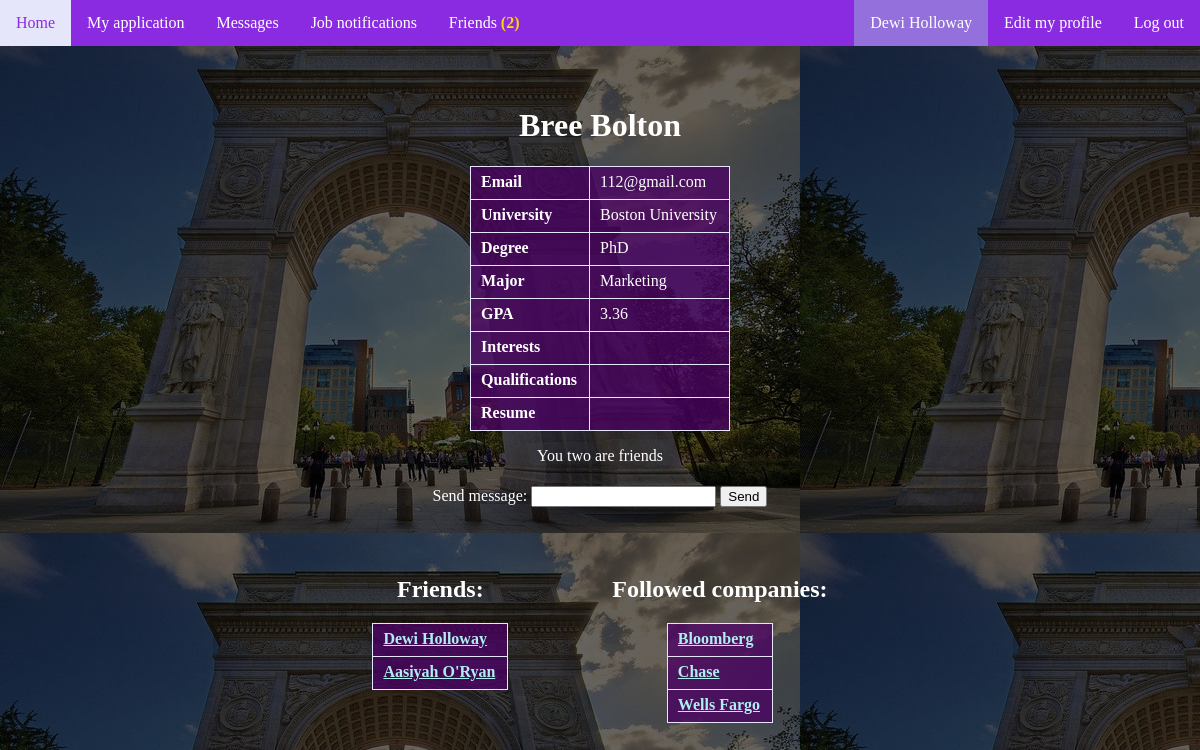
Screenshot of /student.php?id=112 (signed in) with the database file from the repository.
### tables this page shows
CREATE TABLE `Student` (
	`sid` INT NOT NULL,
    `semail` VARCHAR(45) NOT NULL UNIQUE,
	`sname` VARCHAR(45) NOT NULL,
	`spassword` VARCHAR(45) NOT NULL,
	`university` VARCHAR(127),
	`degree` VARCHAR(45),
	`major` VARCHAR(45),
	`GPA` FLOAT(3,2),
	`interests` TEXT,
	`qualifications` TEXT,
	`resume` TEXT,
	`restricted` BIT NOT NULL DEFAULT 0,
	PRIMARY KEY (`sid`)
);

CREATE TABLE `Following` (
	`sid` INT NOT NULL,
	`cid` INT NOT NULL,
	PRIMARY KEY (`sid`, `cid`),
	FOREIGN KEY (`cid`) REFERENCES `Company` (`cid`),
	FOREIGN KEY (`sid`) REFERENCES `Student` (`sid`)
);

CREATE TABLE `Company` (
	`cid` INT NOT NULL,
    `cemail` VARCHAR(45) NOT NULL UNIQUE,
	`cname` VARCHAR(127) NOT NULL,
	`cpassword` VARCHAR(45) NOT NULL,
	`headquarter` VARCHAR(45),
	`industry` VARCHAR(45),
	PRIMARY KEY (`cid`)
);

### student.php (the view, shortened to what this page needs)
<?php
    include_once 'includes/header.php';
    include_once 'includes/dbh.inc.php';
    $sid=$_GET['id'];
    $sql = "SELECT * FROM student WHERE sid = '$sid'";
	$result = mysqli_query($conn, $sql);
 	$sid =$_GET['id'];
	$sql2 = "SELECT cid,cname FROM following NATURAL JOIN company WHERE sid = $sid ";
	$result2 = mysqli_query($conn, $sql2);
	$num2 = mysqli_num_rows($result2);
    $result3 = mysqli_query($conn, "SELECT sid,sname FROM friend NATURAL JOIN student WHERE sid2 = $sid");
    $num3 = mysqli_num_rows($result3);
?>
<!DOCTYPE html>
<html>
 <head>
 <body>
  <div class='main-container'>
  <?php
    $row = mysqli_fetch_array($result);
	?>
  <h1><?php echo $row['sname'];?></h1>
   <table id = "view_table" align=center class="filled">
    <tr><th> Email </th><td><?php echo $row['semail']?></td></tr>
	<tr><th> University </th><td><?php echo $row['university']?></td></tr>
	<tr><th> Degree </th><td><?php echo $row['degree']?></td></tr>
	<tr><th> Major </th><td><?php echo $row['major']?></td></tr>
    <?php
    $show=false;
    if (!$row['restricted'])
        $show=true;
    if($show){
    ?>
	<tr><th> GPA </th><td><?php echo $row['GPA']?></td></tr>
	<tr><th> Interests </th><td><?php echo $row['interests']?></td></tr>
	<tr><th> Qualifications </th><td><?php echo $row['qualifications']?></td></tr>
	<tr><th> Resume </th><td><?php echo $row['resume']?></td></tr>
    <?php } ?>
  </table>
  <p align=center>
  <?php
  if ($_SESSION['user_type'] == 'student') {
    if(    $sid != $_SESSION['id']){
                $sql = "SELECT * FROM friend WHERE sid = $sid AND sid2 = " . $_SESSION['id'];
                $result = mysqli_query($conn, $sql);
                if (mysqli_num_rows($result)==0) {
                    ?>
                    <form action = <?php echo '"student.php?id=' .$_GET['id'].'"'?> method = "post" align=center>
                      Add Friend? <input type = "text" name = "text" placeholder="Friend request text"/>
                      <input type = "submit" name = "submit"  value = "Send request" required />
                  </form>
                    <?php
                }
                else
                    echo 'You two are friends</p><p align=center>
                <form action="s_message.php" method = "post" align=center>
                Send message: <input type = "text" name = "text">
                <input type="hidden" name="id" value="'. $_GET['id'].'">
                      <input type = "submit" name = "submit"  value = "Send" required >
                      </form>
                ';
  }}
                ?></p>
<table align=center>
<tr><th valign="top">
  <h2>Friends:</h2>
  <table id = "view_table" align=center class="filled">
  <?php
     for($i = 1; $i <= $num3; $i=$i+1){
		 $row = mysqli_fetch_array($result3);
	?>
  <tr><td><a href=<?php echo '"student.php?id=' . $row['sid'] . '"'?>><?php echo $row['sname']?></td></tr>
  <?php
	 }
   ?>
  </table>
  </th><th><h1>&nbsp&nbsp&nbsp&nbsp&nbsp&nbsp&nbsp&nbsp&nbsp&nbsp&nbsp&nbsp</h1></th><th valign="top">
  <h2>Followed companies:</h2>
  <table id = "view_table" align=center class="filled">
   <?php
     for($i = 1; $i <= $num2; $i=$i+1){
		 $row = mysqli_fetch_array($result2);
	?>
	 <tr><td><a href=<?php echo '"company.php?id=' . $row['cid'] . '"'?>><?php echo $row['cname']?></td>
	</tr>
	<?php
	 }
   ?>
   </th></tr></table>
  </div>
  </body>
 </html>

### style.css (style rules this page uses)
body { font-size: 16px; color: white; margin: 0; background: linear-gradient(rgba(0, 0, 0, 0.6), rgba(0, 0, 0, 0.6)), url('nyu.jpg'); }
.main-container { padding-top: 40px; width: 800px; margin-left: auto; margin-right: auto; color: white; }
.main-container h1 { text-align: center; }
.main-container h2 { padding-top: 30px; text-align: center; }
.main-container form { padding-top: 5px; }
.main-container a { color: paleturquoise; }
.main-container table.filled { border-collapse: collapse; background-color: rgba(75, 0, 100, 0.75); }
.main-container table.filled td, .main-container table.filled th { border: 1px solid lavender; text-align: left; padding-top: 6px; padding-bottom: 8px; padding-left: 10px; padding-right: 12px; }
.main-container-application input, .main-container-application textarea, { width: 90%; height: 40px; padding: 0px 5%; margin-bottom: 4px; background-color: #fff; border: none; font-family: arial; font-size: 16px; color:#111; line-height: 40px; }

### rows the page displays
student: sname "Bree Bolton", semail "112@gmail.com", university "Boston University", degree "PhD", major "Marketing", GPA "3.36"
following: cid.cname "Bloomberg"
following: cid.cname "Chase"
following: cid.cname "Wells Fargo"

### other values shown
$num "2"
$_SESSION['name'] "Dewi Holloway"
$row['sname'] "Dewi Holloway"
$row['sname'] "Aasiyah O'Ryan"
